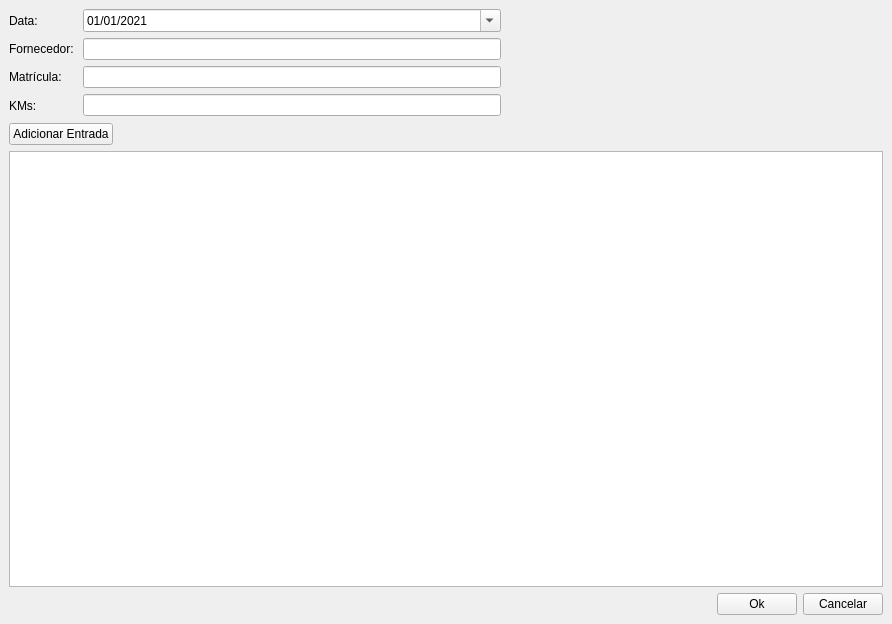
<?xml version="1.0" encoding="UTF-8"?>
<ui version="4.0">
 <class>BillWindow</class>
 <widget class="QMainWindow" name="BillWindow">
  <property name="geometry">
   <rect>
    <x>0</x>
    <y>0</y>
    <width>892</width>
    <height>624</height>
   </rect>
  </property>
  <property name="windowTitle">
   <string>MainWindow</string>
  </property>
  <widget class="QWidget" name="centralwidget">
   <layout class="QVBoxLayout" name="verticalLayout">
    <item>
     <layout class="QGridLayout" name="gridLayout">
      <item row="5" column="3">
       <spacer name="horizontalSpacer_4">
        <property name="orientation">
         <enum>Qt::Horizontal</enum>
        </property>
        <property name="sizeHint" stdset="0">
         <size>
          <width>40</width>
          <height>20</height>
         </size>
        </property>
       </spacer>
      </item>
      <item row="0" column="0">
       <widget class="QLabel" name="label">
        <property name="text">
         <string>Data:</string>
        </property>
       </widget>
      </item>
      <item row="1" column="3" rowspan="2">
       <spacer name="horizontalSpacer_2">
        <property name="orientation">
         <enum>Qt::Horizontal</enum>
        </property>
        <property name="sizeHint" stdset="0">
         <size>
          <width>40</width>
          <height>20</height>
         </size>
        </property>
       </spacer>
      </item>
      <item row="4" column="1" rowspan="2" colspan="2">
       <widget class="QLineEdit" name="lineMatricula_2">
        <property name="text">
         <string/>
        </property>
       </widget>
      </item>
      <item row="6" column="0" colspan="2">
       <widget class="QPushButton" name="addEntry">
        <property name="text">
         <string>Adicionar Entrada</string>
        </property>
       </widget>
      </item>
      <item row="0" column="1" colspan="2">
       <widget class="QDateEdit" name="dateEdit">
        <property name="wrapping">
         <bool>false</bool>
        </property>
        <property name="frame">
         <bool>true</bool>
        </property>
        <property name="currentSection">
         <enum>QDateTimeEdit::DaySection</enum>
        </property>
        <property name="displayFormat">
         <string>dd/MM/yyyy</string>
        </property>
        <property name="calendarPopup">
         <bool>true</bool>
        </property>
        <property name="date">
         <date>
          <year>2021</year>
          <month>1</month>
          <day>1</day>
         </date>
        </property>
       </widget>
      </item>
      <item row="1" column="0">
       <widget class="QLabel" name="label_2">
        <property name="text">
         <string>Fornecedor: </string>
        </property>
       </widget>
      </item>
      <item row="2" column="1" rowspan="2" colspan="2">
       <widget class="QLineEdit" name="lineMatricula"/>
      </item>
      <item row="4" column="0" rowspan="2">
       <widget class="QLabel" name="label_4">
        <property name="text">
         <string>KMs:</string>
        </property>
       </widget>
      </item>
      <item row="6" column="2">
       <spacer name="horizontalSpacer_5">
        <property name="orientation">
         <enum>Qt::Horizontal</enum>
        </property>
        <property name="sizeHint" stdset="0">
         <size>
          <width>40</width>
          <height>20</height>
         </size>
        </property>
       </spacer>
      </item>
      <item row="3" column="3" rowspan="2">
       <spacer name="horizontalSpacer_3">
        <property name="orientation">
         <enum>Qt::Horizontal</enum>
        </property>
        <property name="sizeHint" stdset="0">
         <size>
          <width>40</width>
          <height>20</height>
         </size>
        </property>
       </spacer>
      </item>
      <item row="0" column="3">
       <spacer name="horizontalSpacer">
        <property name="orientation">
         <enum>Qt::Horizontal</enum>
        </property>
        <property name="sizeHint" stdset="0">
         <size>
          <width>40</width>
          <height>20</height>
         </size>
        </property>
       </spacer>
      </item>
      <item row="2" column="0" rowspan="2">
       <widget class="QLabel" name="label_3">
        <property name="text">
         <string>Matrícula:</string>
        </property>
       </widget>
      </item>
      <item row="1" column="1" colspan="2">
       <widget class="QLineEdit" name="lineFornecedor"/>
      </item>
     </layout>
    </item>
    <item>
     <widget class="QTableWidget" name="tableWidget"/>
    </item>
    <item>
     <layout class="QHBoxLayout" name="horizontalLayout">
      <item>
       <spacer name="horizontalSpacer_6">
        <property name="orientation">
         <enum>Qt::Horizontal</enum>
        </property>
        <property name="sizeHint" stdset="0">
         <size>
          <width>40</width>
          <height>20</height>
         </size>
        </property>
       </spacer>
      </item>
      <item>
       <widget class="QPushButton" name="pushButton_2">
        <property name="text">
         <string>Ok</string>
        </property>
       </widget>
      </item>
      <item>
       <widget class="QPushButton" name="pushButton">
        <property name="text">
         <string>Cancelar</string>
        </property>
       </widget>
      </item>
     </layout>
    </item>
   </layout>
  </widget>
 </widget>
 <tabstops>
  <tabstop>dateEdit</tabstop>
  <tabstop>lineFornecedor</tabstop>
  <tabstop>lineMatricula</tabstop>
  <tabstop>lineMatricula_2</tabstop>
  <tabstop>addEntry</tabstop>
  <tabstop>pushButton_2</tabstop>
  <tabstop>pushButton</tabstop>
 </tabstops>
 <resources/>
 <connections/>
</ui>
